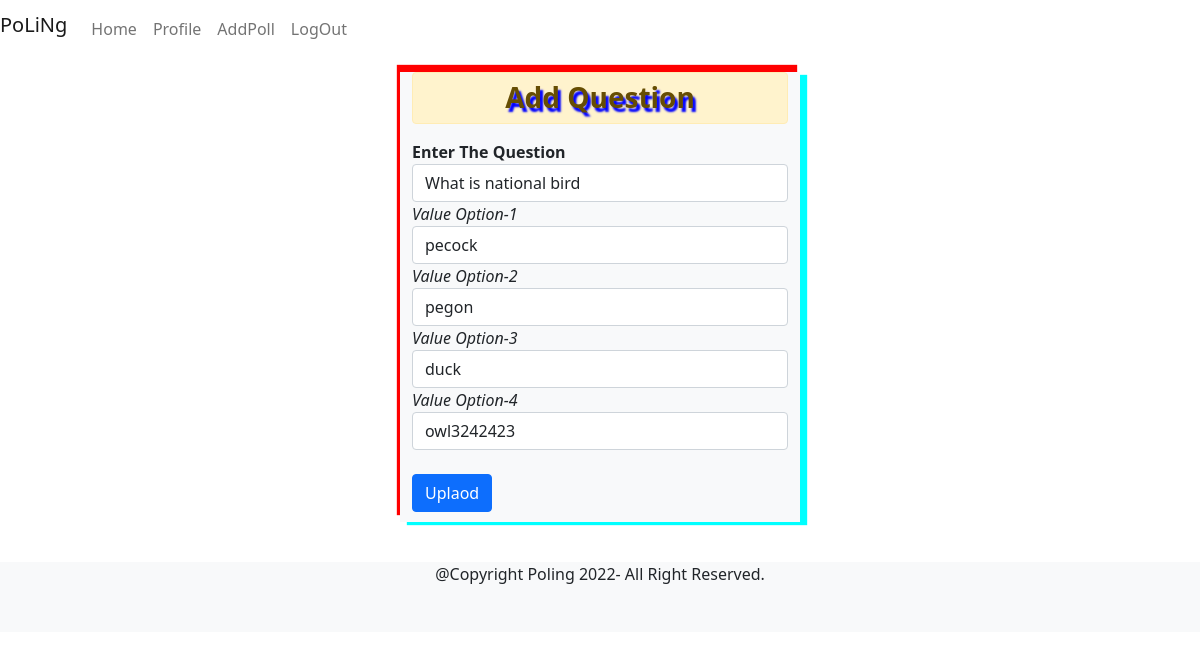
The app's page /addpoll/57/ (signed in) with its own data.
### poll/models.py (models this page shows, shortened)
class Addpoll(models.Model):
    user=models.ForeignKey(User,null=True,on_delete=models.CASCADE)
    question=models.CharField(max_length=200,null=False,blank=False)
    first_c=models.CharField(max_length=30,null=False,blank=False)
    second_c=models.CharField(max_length=30,null=False,blank=False)
    third_c=models.CharField(max_length=30,null=False,blank=False)
    fourth_c=models.CharField(max_length=30,null=False,blank=False)

### poll/views.py (the view)
# urls.py: path('addpoll/<int:pk>/',addpolledit,name='addpolledit'),
def addpolledit(request,pk):
    if request.user.is_authenticated:
        if request.method=="POST":
            question=request.POST.get('question')
            first_c=request.POST.get('first_c')
            second_c=request.POST.get('second_c')
            third_c=request.POST.get('third_c')
            fourth_c=request.POST.get('fourth_c')
            if len(question and first_c and second_c and third_c and fourth_c)!=0:
                user=request.user
                addpoll=Addpoll.objects.create(user=user,question=question,first_c=first_c,second_c=second_c,third_c=third_c,fourth_c=fourth_c)
                addpoll.save()
                messages.success(request,'Data Has been Updated.')
                return HttpResponseRedirect('/profile/')
            else:
                messages.success(request,'Please fill the all fields..')
                return HttpResponseRedirect('/add_poll/')
        else:
            addpoll=Addpoll.objects.filter(id=pk)
            context={
                'addpoll':addpoll
            }
            return render(request,'addpolledit.html',context)
    else:
        return HttpResponseRedirect('/login/')

### poll/templates/addpolledit.html (shortened to what this page needs)
{% extends 'base.html' %}
{% block msg %} <br>
{% endblock msg %}
{% block content %}
<div class="container bg-light" style="height:450px;width:400px;box-shadow: 7px 3px 1px cyan,-3px -7px 1px red;">
<h3 class="text-center alert alert-warning p-2"style='text-shadow:3px 4px 2px blue;'><b>Add Question</b></h3>
<form method="POST">
    {% for a in addpoll %}
    <div class="form-group">
    <label><b>Enter The Question</b></label>
    <input class='form-control' type="text" value="{{a.question}}" name="question">
    <label><i>Value Option-1</i></label>
    <input class='form-control' type="text" value="{{a.first_c}}" name="first_c">
    <label><i>Value Option-2</i></label>
    <input class='form-control' type="text"  value="{{a.second_c}}" name="second_c">
    <label><i>Value Option-3</i></label>
    <input class='form-control' type="text"  value="{{a.third_c}}" name="third_c">
    <label><i>Value Option-4</i></label>
    <input class='form-control' type="text"  value="{{a.fourth_c}}" name="fourth_c"><br>
    <input class='btn btn-primary' type="submit" value="Uplaod">
    </div>
    {% endfor %}
</form>
</div><br>
{% endblock content %}

### poll/static/css/mystyle.css (style rules this page uses)
body { margin:0px; padding:0px; }

### records on screen
Addpoll: question "What is national bird", first_c "pecock", second_c "pegon", third_c "duck", fourth_c "owl3242423"
